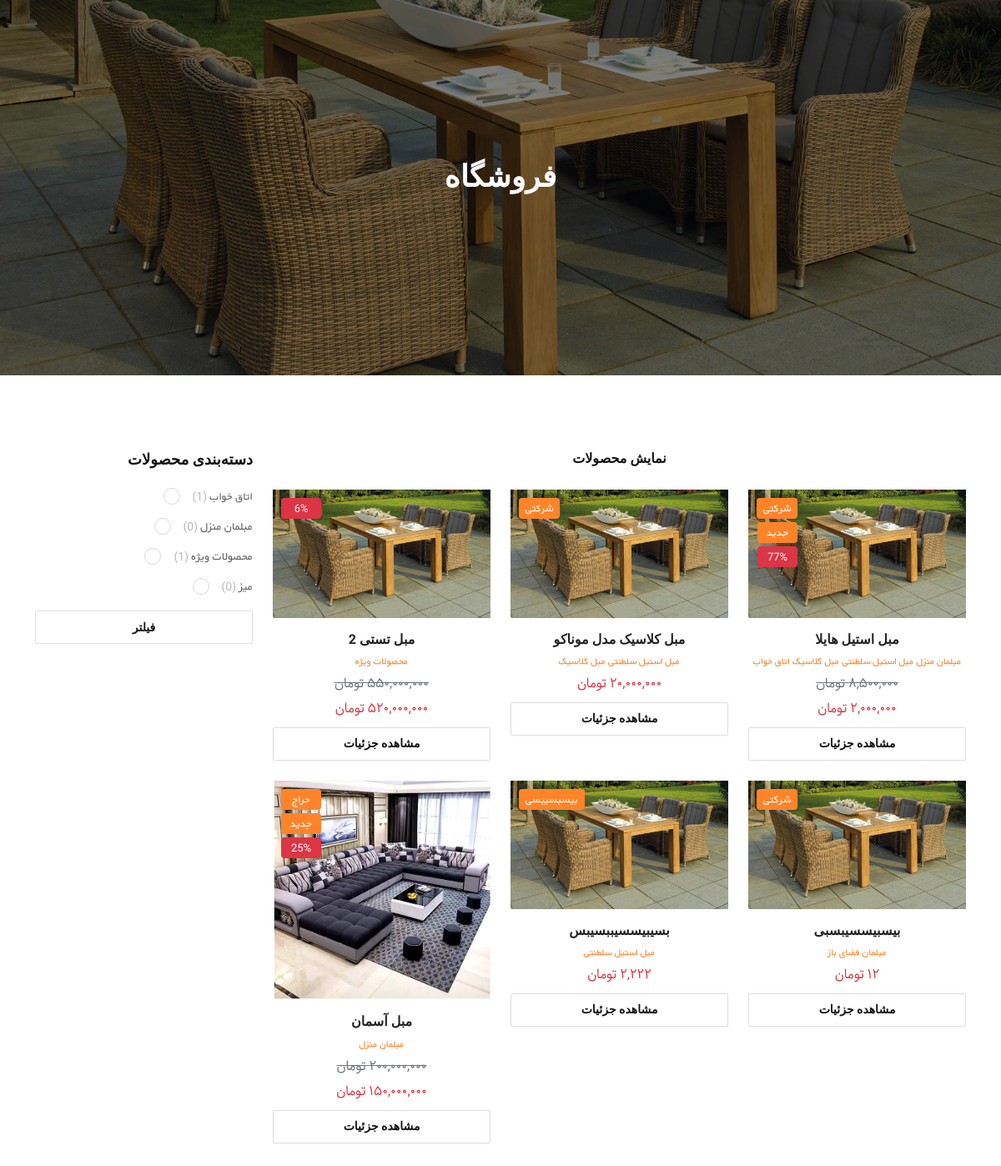
Screenshot of /products/ with the database file from the repository.
### product_module/models.py (models this page shows, shortened)
class ProductListPageSetting(models.Model):
    title = models.CharField(max_length=255, verbose_name="عنوان صفحه")
    background_image = models.ImageField(upload_to='product-list-bg/', verbose_name="تصویر پس‌زمینه")
    is_active = models.BooleanField(default=True, verbose_name="فعال باشد؟")
    class Meta:
        verbose_name = "تنظیمات صفحه لیست محصولات"
        verbose_name_plural = "تنظیمات صفحه لیست محصولات"

class ProductCategory(models.Model):
    title = models.CharField(max_length=300, db_index=True, verbose_name='عنوان')
    url_title = models.CharField(max_length=300, db_index=True, verbose_name='عنوان در url', blank=True, editable=False)
    image = models.ImageField(upload_to='category_images/', null=True, blank=True, verbose_name='تصویر دسته‌بندی')
    is_active = models.BooleanField(verbose_name='فعال / غیرفعال')
    is_delete = models.BooleanField(verbose_name='حذف شده / نشده')
    class Meta:
        verbose_name = 'دسته بندی'
        verbose_name_plural = 'دسته بندی ها'

class Product(models.Model):
    title = models.CharField(max_length=300, verbose_name='نام محصول')
    product_quantity = models.BooleanField(verbose_name='موجودی محصول', default=True, null=True)
    image = models.ImageField(upload_to='images/products', null=True, blank=True, verbose_name='تصویر محصول')
    category = models.ManyToManyField(ProductCategory, related_name='product_categories', verbose_name='دسته بندی ها')
    discount_price = models.IntegerField(verbose_name='قیمت تخفیف', null=True)
    price = models.IntegerField(verbose_name='قیمت اصلی')
    cheque_price = models.IntegerField(null=True, blank=True, verbose_name='قیمت چکی')
    slug = models.SlugField(default="", null=False, db_index=True, blank=True, max_length=200, unique=True, verbose_name='عنوان در url', allow_unicode=True)
    short_description = RichTextField(null=True, blank=True, verbose_name='توضیح کوتاه')
    description = RichTextField(null=True, blank=True, verbose_name='توضیح کامل')
    badge_text = models.CharField(max_length=50, null=True, blank=True, verbose_name='متن بج (نشان)')
    is_new = models.BooleanField(
        default=False,
        verbose_name='محصول جدید؟',
        help_text='اگر این تیک فعال باشد، بج "جدید" زیر بج اصلی نمایش داده می‌شود.'
    )
    is_discount_active = models.BooleanField(verbose_name='تخفیف فعال است؟', default=False, help_text='اگر مایل به نمایش این تخفیف در سایت هستید این تیک را بزنید.')
    is_active = models.BooleanField(default=False, verbose_name='فعال / غیرفعال')
    is_delete = models.BooleanField(verbose_name='حذف شده / نشده')
    has_custom_options = models.BooleanField(
        default=False,
        verbose_name='آیا این محصول نیاز به مشخصات انتخابی دارد؟'
    )
    def get_absolute_url(self):
        return reverse('product_detail', args=[self.slug])
    def discount_percent(self):
        if self.is_discount_active and self.price and self.discount_price:
            try:
                discount = 100 - int((self.discount_price / self.price) * 100)
                return discount
            except ZeroDivisionError:
                return 0
        return None
    class Meta:
        verbose_name = 'محصول'
        verbose_name_plural = 'محصولات'

### product_module/views.py (the view)
# urls.py: path('', views.ProductListView.as_view(), name='product_list'),
class ProductListView(ListView):
    template_name = 'product_module/product_list.html'
    model = Product
    context_object_name = 'products'
    paginate_by = 6  # ✅ Show 3products per page
    def get_queryset(self):
        queryset = Product.objects.filter(is_active=True, is_delete=False)
        selected_categories = self.request.GET.getlist('category')
        if selected_categories:
            queryset = queryset.filter(category__url_title__in=selected_categories).distinct()
        return queryset
    def get_context_data(self, **kwargs):
        context = super().get_context_data(**kwargs)
        context['categories'] = ProductCategory.objects.filter(is_active=True, is_delete=False)
        context['selected_categories'] = self.request.GET.getlist('category')
        context['page_setting'] = ProductListPageSetting.objects.filter(is_active=True).first()
        return context

### polls/templatetags/poll_extras.py (called while the page is built)
def to_persian_numbers(text):
    persian_digits = '۰۱۲۳۴۵۶۷۸۹'
    english_digits = '0123456789'
    translation_table = str.maketrans(english_digits, persian_digits)
    return str(text).translate(translation_table)

@register.filter(name='three_digits_currency')
def three_digits_currency(value: int):
    formatted_value = '{:,}'.format(value) + ' تومان'
    return to_persian_numbers(formatted_value)

### product_module/templates/product_module/product_list.html (shortened to what this page needs)
{% extends 'shared/_layout.html' %}
{% load render_partial %}
{% load poll_extras %}
{% load humanize %}
{% block content %}
<section class="page__title p-relative d-flex align-items-center"
         {% if page_setting %}
             data-background="{{ page_setting.background_image.url }}"
             style="background-image: url('{{ page_setting.background_image.url }}'); position: relative;"
         {% endif %}>
    <div style="position: absolute; inset: 0; background: rgba(0,0,0,0.5); z-index: 1;"></div>
    <div class="container" style="position: relative; z-index: 2;">
        <div class="row">
            <div class="col-12">
                <div class="page__title-inner text-center">
                    <h1 class="text-white">{{ page_setting.title }}</h1>
                </div>
            </div>
        </div>
    </div>
</section>
<section class="shop-details pt-90 pb-90">
    <div class="container">
        <div class="row">
            <div class="col-lg-3">
                <div class="pproduct-sidebar-area">
                    <div class="product-widget mb-30" dir="rtl">
                        <h5 class="pt-title mb-20">دسته‌بندی محصولات</h5>
                        <div class="widget-category-list">
                            <form method="get" action="{% url 'product_list' %}">
                                {% for category in categories %}
                                    <div class="single-widget-category">
                                        <label for="cat-item-{{ category.id }}">
                                            {{ category.title }} <span>({{ category.product_categories.count }})</span>
                                        </label>
                                    </div>
                                {% endfor %}
                                <div class="product__select-button mt-3">
                                    <button type="submit" class="select-btn w-100">فیلتر</button>
                                </div>
                            </form>
                        </div>
                    </div>
                </div>
            </div>
            <div class="col-lg-9">
                <div class="shop-top-area mb-20">
                    <div class="row align-items-center">
                        <div class="col text-center">
                            <h5 class="show-total-result">نمایش محصولات</h5>
                        </div>
                    </div>
                </div>
                <div class="shop-main-area mb-40" dir="rtl">
                    <div class="tab-content" id="nav-tabContent">
                        <div class="tab-pane fade show active" id="tab1">
                            <div class="row">
                                {% for product in products %}
                                <div class="col-xl-4 col-md-6 col-sm-12">
                                    <div class="product__item mb-4">
                                        <div class="product__thumb w-img fix">
                                            <a href="{{ product.get_absolute_url }}">
                                               {% if product.images.all %}
                                                {% with main_image=product.images.first %}
                                                 {% if main_image.alt_text %}
                                                  <img id="main-product-image" src="{{ main_image.image.url }}" alt="{{ main_image.alt_text }}" class="img-fluid">
                                                 {% else %}
                                                  <img id="main-product-image" src="{{ main_image.image.url }}" alt="{{ product.title }}" class="img-fluid">
                                                 {% endif %}
                                                {% endwith %}
                                               {% elif product.image %}
                                                 <img id="main-product-image" src="{{ product.image.url }}" alt="{{ product.title }}" class="img-fluid">
                                               {% endif %}
                                            </a>
                                            {% if product.badge_text or product.is_new or product.discount_percent %}
                                            <div class="product__flash-4 d-flex flex-column align-items-start gap-1">
                                                {% if product.badge_text %}
                                                    <span class="badge badge-neutral rect-badge">{{ product.badge_text }}</span>
                                                {% endif %}
                                                {% if product.is_new %}
                                                    <span class="badge badge-neutral rect-badge">جدید</span>
                                                {% endif %}
                                                {% if product.discount_percent %}
                                                    <span class="badge badge-danger rect-badge titr-font">{{ product.discount_percent }}%</span>
                                                {% endif %}
                                            </div>
                                            {% endif %}
                                        </div>
                                        <div class="product__conten text-center mt-3">
                                            <h3 class="product__title">
                                                <a href="{{ product.get_absolute_url }}">{{ product.title }}</a>
                                            </h3>
                                            <div class="product__tag product__tag-4 text-center">
                                                {% for cat in product.category.all %}
                                                    <span><a href="#">{{ cat.title }}</a></span>
                                                {% endfor %}
                                            </div>
                                            <div class="product__price product__price-4 mb-10 text-center titr-font">
                                                {% if product.is_discount_active and product.discount_price %}
                                                    <del class="d-block text-muted mb-1 titr-font">{{ product.price|three_digits_currency }}</del>
                                                    <span class="price text-danger d-block titr-font">{{ product.discount_price|three_digits_currency }}</span>
                                                {% else %}
                                                    <span class="price d-block text-danger titr-font">{{ product.price|three_digits_currency }}</span>
                                                {% endif %}
                                            </div>
                                            <div class="product__select-button">
                                                <a href="{{ product.get_absolute_url }}" class="select-btn w-100">مشاهده جزئیات</a>
                                            </div>
                                        </div>
                                    </div>
                                </div>
                                {% empty %}
                                <div class="col-12">
                                    <p class="text-center">محصولی برای نمایش وجود ندارد.</p>
                                </div>
                                {% endfor %}
                            </div>
                        </div>
                    </div>
                </div>
            </div>
        </div>
    </div>
</section>
{% endblock %}

### static/css/default.css (style rules this page uses)
.mb-10 { margin-bottom:10px }
.mb-20 { margin-bottom:20px }
.mb-30 { margin-bottom:30px }
.mb-40 { margin-bottom:40px }
.pt-90 { padding-top:90px }
.pb-90 { padding-bottom:90px }

### rows the page displays
ProductListPageSetting: background_image (picture), title "فروشگاه"
ProductCategory: title "اتاق خواب", product_categories.count "1"
ProductCategory: title "مبلمان منزل", product_categories.count "0"
ProductCategory: title "محصولات ویژه", product_categories.count "1"
ProductCategory: title "میز", product_categories.count "0"
Product: image (picture), badge_text "شرکتی", is_new "جدید", discount_percent "77", title "مبل استیل هایلا", price|three_digits_currency "۸,۵۰۰,۰۰۰ تومان", discount_price|three_digits_currency "۲,۰۰۰,۰۰۰ تومان"
ProductCategory: title "مبلمان منزل"
ProductCategory: title "مبل استیل سلطنتی"
ProductCategory: title "مبل کلاسیک"
Product: image (picture), badge_text "شرکتی", title "مبل کلاسیک مدل موناکو", price|three_digits_currency "۲۰,۰۰۰,۰۰۰ تومان"
Product: image (picture), discount_percent "6", title "مبل تستی 2", price|three_digits_currency "۵۵۰,۰۰۰,۰۰۰ تومان", discount_price|three_digits_currency "۵۲۰,۰۰۰,۰۰۰ تومان"
Product: image (picture), badge_text "شرکتی", title "بیسبیسسیبسبی", price|three_digits_currency "۱۲ تومان"
ProductCategory: title "مبلمان فضای باز"
Product: image (picture), badge_text "بیسبسیبسی", title "بسیبیسسیببسیبس", price|three_digits_currency "۲,۲۲۲ تومان"
Product: image (picture), badge_text "حراج", is_new "جدید", discount_percent "25", title "مبل آسمان", price|three_digits_currency "۲۰۰,۰۰۰,۰۰۰ تومان", discount_price|three_digits_currency "۱۵۰,۰۰۰,۰۰۰ تومان"
